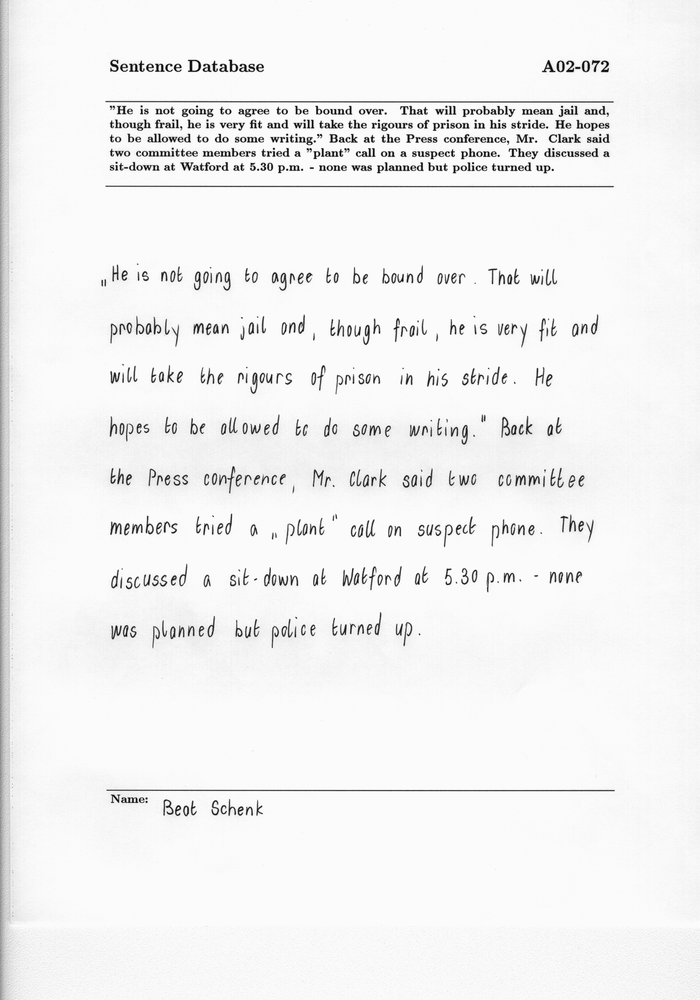
#> input picture version1/test.png, 700 x 1000 px, shrunk from 2479 x 3542 before the run
$ python preprocess_iam.py test.png   (older library calls are emulated)
#> lines starting #> are read from the running program, lines starting #| are printed output that depends on the picture; after the words box and inside, x2 and y2 are one past the last pixel; in counts of white or black regions, pixels touching at a corner belong together
import sys
import cv2
import numpy as np
import matplotlib
from matplotlib import pyplot as plt
from operator import itemgetter

# added outpath so didn't overwrite file
def preprocess(img_url, out_url):
#> called with img_url = 'test.png', out_url = '_test.png'
	img = cv2.imread(img_url, 0)
#> img is the input picture: shape (1000, 700); min 0, max 255, mean 241.9

	# Otsu's thresholding
	ret, thresh_img = cv2.threshold(img, 0, 255, cv2.THRESH_BINARY+cv2.THRESH_OTSU)
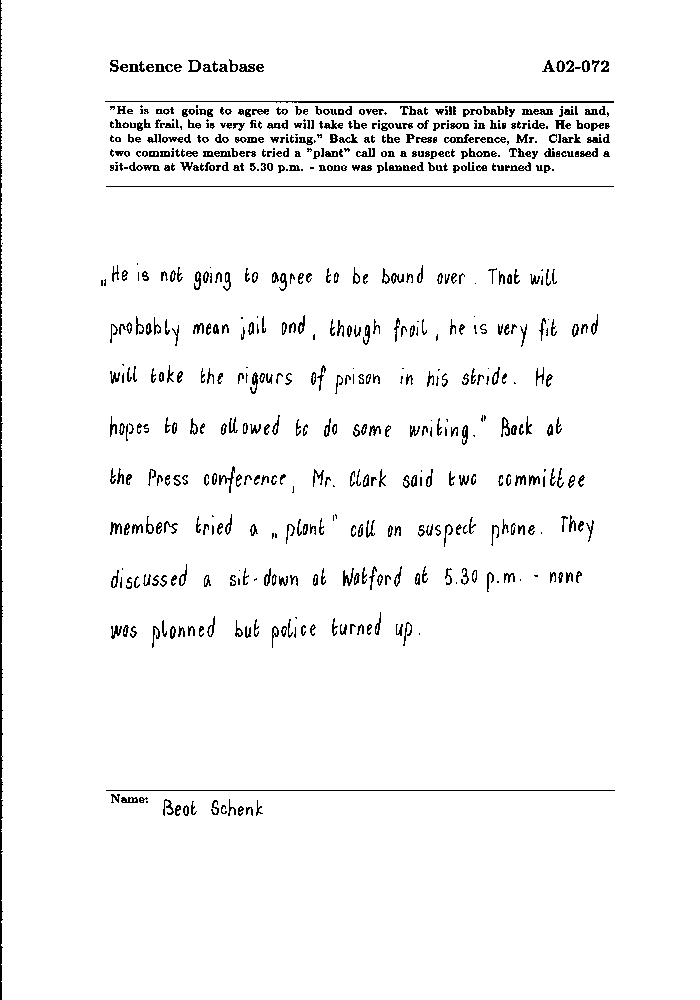
#> thresh_img: shape (1000, 700); 96.3% white; black in thin lines or dots, all inside (x1, y1, x2, y2) = (0, 0, 615, 1000)
#> ret = 171

	# Detect edges
	im_edges = cv2.Canny(thresh_img, 50, 100)
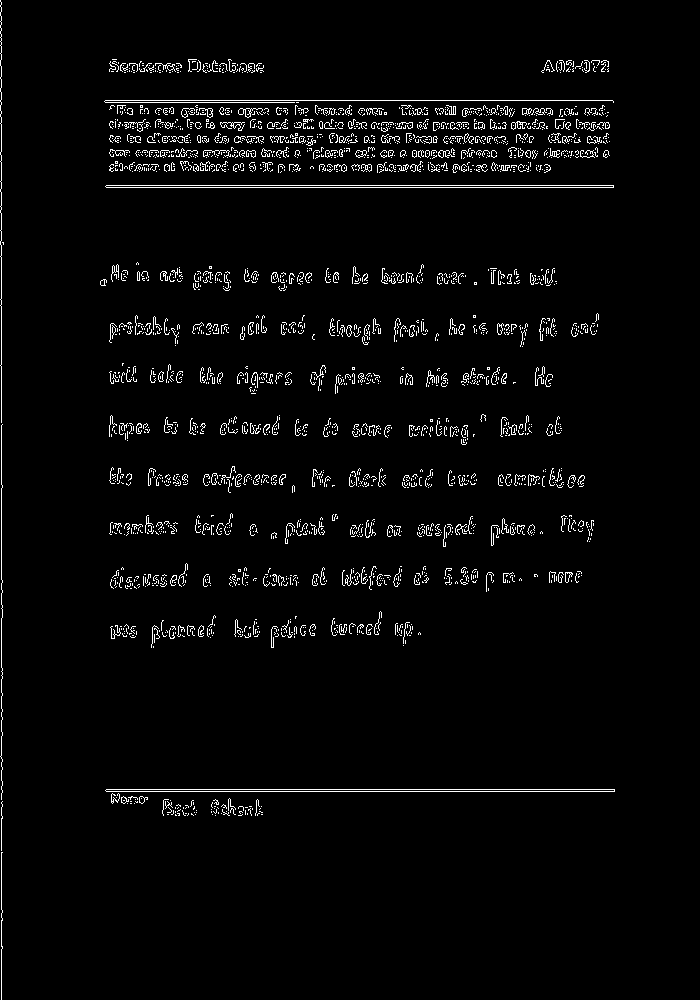
#> im_edges: shape (1000, 700); 3% white in thin lines or dots, all inside (x1, y1, x2, y2) = (0, 0, 615, 1000)

	# Find straight, horizontal lines
	lines = cv2.HoughLinesP(im_edges, 1, np.pi/180.0, 50, np.array([]), 100, 2)
#> lines = [[1, 484, 1, 245], [105, 100, 612, 100], [106, 791, 614, 791], [106, 187, 613, 187], [106, 185, 613, 185], [106, 789, 614, 789], [105, 102, 298, 102], [1, 909, 1, 807]]
	h,w = im_edges.shape
#> h = 1000; w = 700
	y_top = 0
	y_bot = h-1
#> y_bot = 999
	half = (h-1)/2
#> half = 499.5
	for line in lines:
		for x1, y1, x2, y2 in line:
			if y1 == y2:
				if y1 < half and y1 > y_top:
					y_top = y1
				if y1 > half and y1 < y_bot:
					y_bot = y1
#> this loop made 8 passes
#> after the loop, y_bot = 789; y_top = 187

	# Crop out database text
	x1, y1, x2, y2 = 0, y_top, w-1, y_bot
#> x1 = 0; y1 = 187; x2 = 699; y2 = 789
	crop1 = thresh_img[y1:y2+1, x1:x2+1]
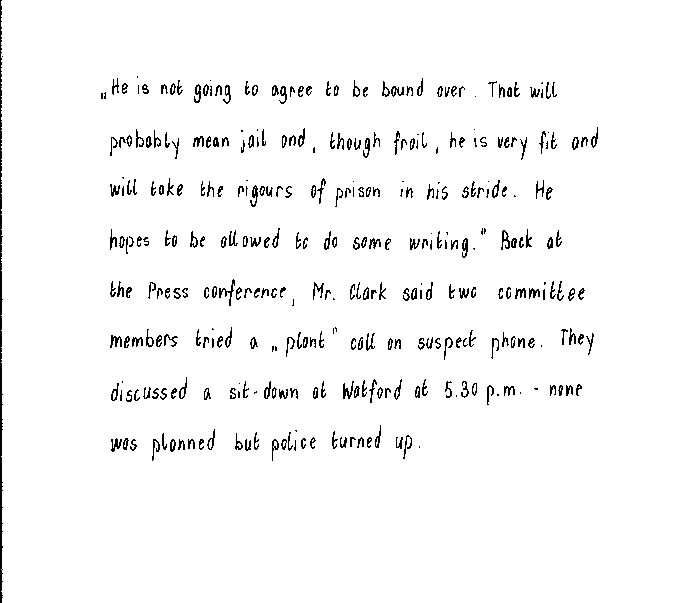
#> crop1: shape (603, 700); 96.8% white; black in thin lines or dots, all inside (x1, y1, x2, y2) = (0, 0, 598, 603)

	# Detect edges again
	im_edges = cv2.Canny(crop1, 100, 200)
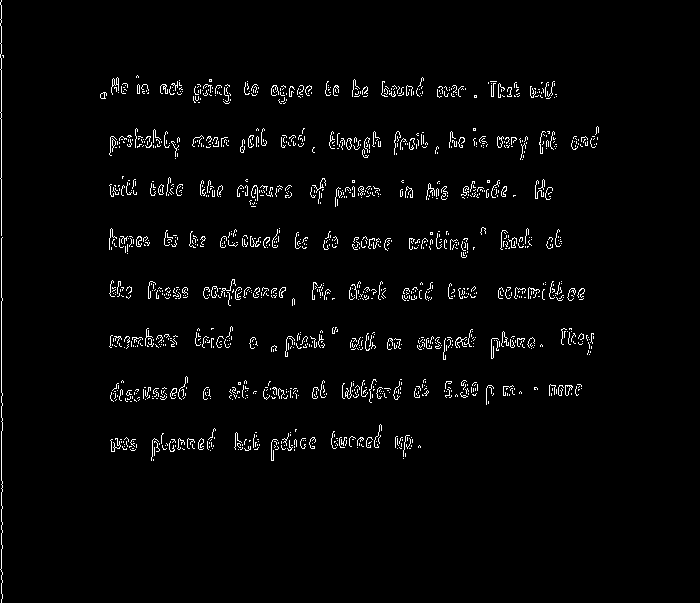
#> im_edges: shape (603, 700); 2.5% white in thin lines or dots, all inside (x1, y1, x2, y2) = (0, 0, 599, 603)
	# Fill in the text using dilations
	struct = cv2.getStructuringElement(cv2.MORPH_RECT,(5,5))
	im2 = cv2.dilate(im_edges, struct, iterations = 30)
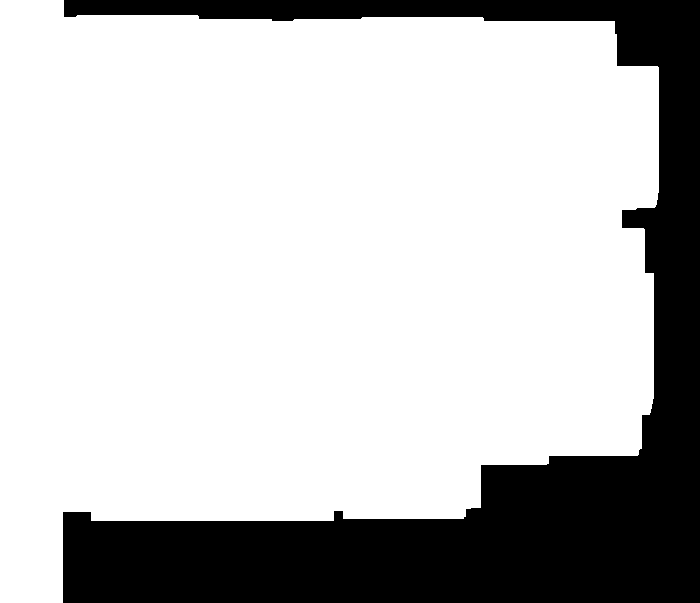
#> im2: shape (603, 700); 76.1% white; 1 black region

	# Find connected components in the image
	im2, contours, hierarchy = cv2.findContours(im2, cv2.RETR_TREE, cv2.CHAIN_APPROX_SIMPLE)
#> contours = 1 contour; box (x1, y1, x2, y2) and area: (0, 0, 659, 603) 319780
	c_info = []
	total_area = 0
	for c in contours:
		area = cv2.contourArea(c)
		total_area = total_area + area
		x,y,w,h = cv2.boundingRect(c)
		c_info.append({
	        'x1': x,
	        'y1': y,
	        'x2': x + w - 1,
	        'y2': y + h - 1,
	        'area': area
	    })
#> this loop made 1 pass
#> (area, total_area, x, y, w, h) on pass 1: (319779.5, 319779.5, 0, 0, 659, 603)
#> after the loop, c_info = 1 item; total_area = 319779.5

	# Sort components by size
	c_info.sort(key=itemgetter('area'), reverse=True)
	h, w = im2.shape
#> w = 700
	page_size = h*w
#> page_size = 422100
	c = c_info[0]
#> c = {'x1': 0, 'y1': 0, 'x2': 658, 'y2': 602, 'area': 319779.5}
	crop = c['x1'], c['y1'], c['x2'], c['y2']
#> crop = (0, 0, 658, 602)
	box_size = (c['x2'] - c['x1']) * (c['y2'] - c['y1'])
#> box_size = 396116
	area = c['area']
	# Calculate F1 score
	recall = 1.0 * area / total_area
#> recall = 1
	prec = 1 - 1.0 * box_size / page_size
#> prec = 0.0616
	f1 = 2 * (prec * recall) / (prec + recall)
#> f1 = 0.116

	# Find optimal bounding box
	for c in c_info[1:]:
		x1, y1, x2, y2 = c['x1'], c['y1'], c['x2'], c['y2']
		new_crop = min(x1, crop[0]), min(y1, crop[1]), max(x2, crop[2]), max(y2, crop[3])
		new_size = (new_crop[2] - new_crop[0]) * (new_crop[3] - new_crop[1])
		new_area = area + c['area']
		r = 1.0 * new_area / total_area
		p = 1 - 1.0 * new_size / page_size
		new_f1 = 2 * (p * r) / (p + r)
		if new_f1 > f1:
			crop = new_crop
			box_size = new_size
			area = new_area
			f1 = new_f1
#> this loop made 0 passes
#> after the loop, area = 319779.5; box_size = 396116; f1 = 0.116

	# Crop again to remove borders
	x1, y1, x2, y2 = crop
#> y1 = 0; x2 = 658; y2 = 602
	crop2 = crop1[y1:y2+1, x1:x2+1]
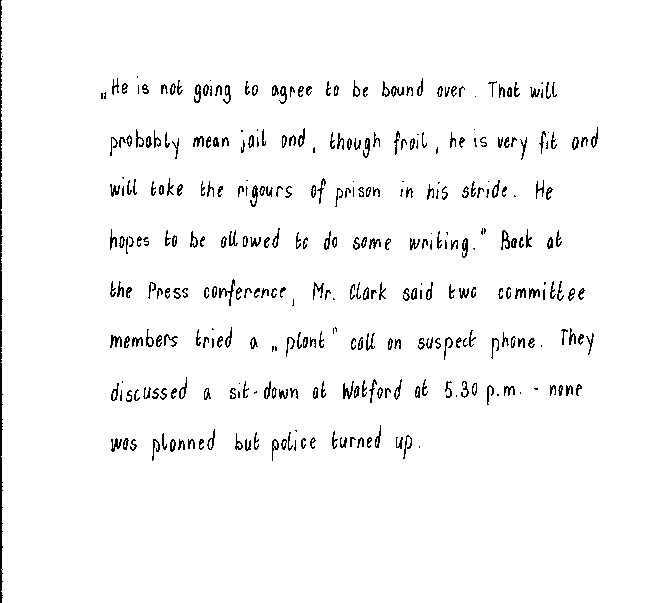
#> crop2: shape (603, 659); 96.6% white; black in thin lines or dots

	# Save the final image
	fig = plt.imshow(crop2, cmap='gray')
	plt.axis('off')
	fig.axes.get_xaxis().set_visible(False)
	fig.axes.get_yaxis().set_visible(False)
	plt.savefig(out_url, bbox_inches='tight', pad_inches = 0, dpi=300) # only can save .png format


if __name__ == "__main__":
	assert len(sys.argv) == 2, "No input given."
	image = sys.argv[1]
	print("Pre-processing image " + image)
	preprocess(image,"_"+image)
	print("Done")
